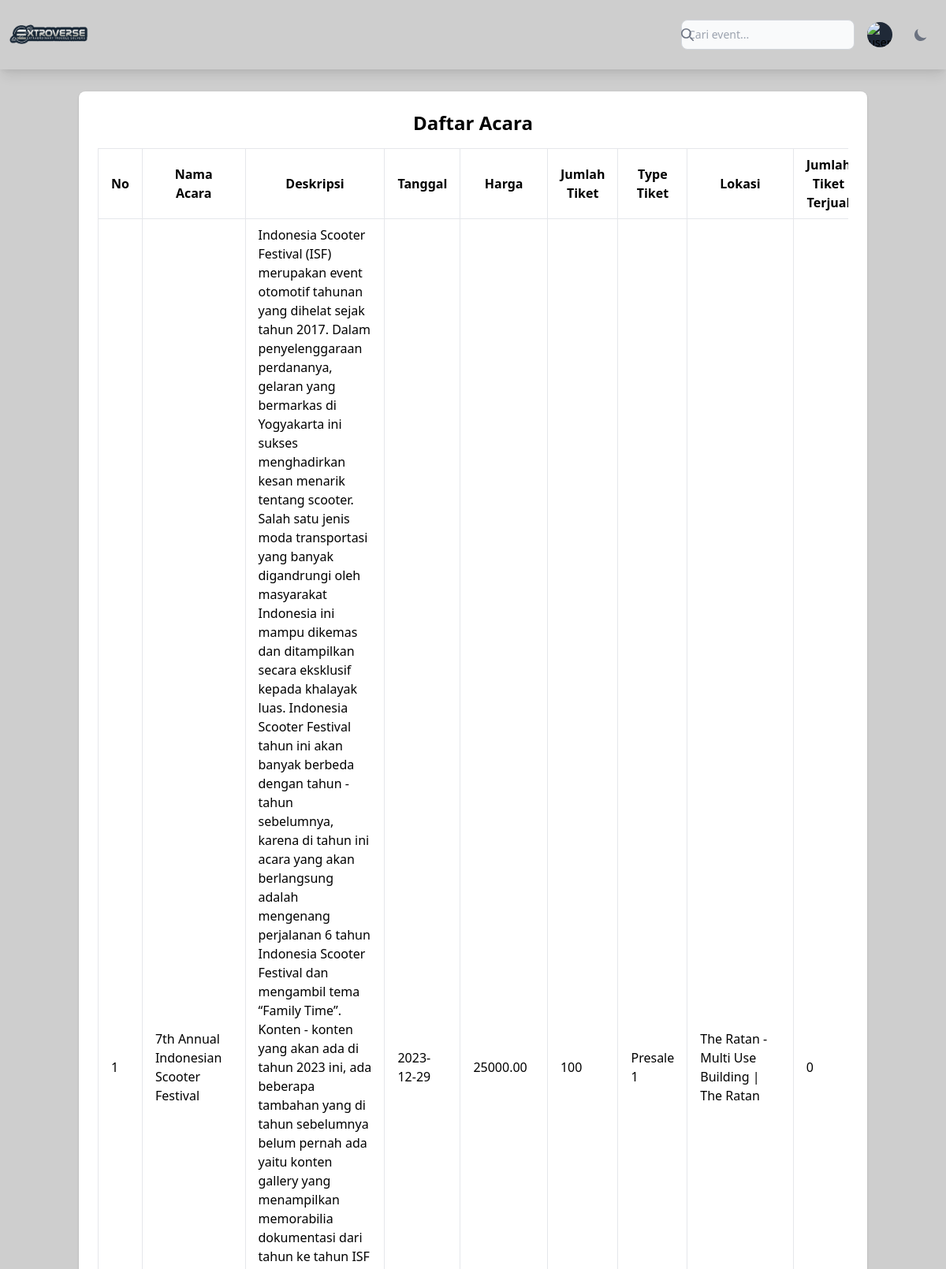
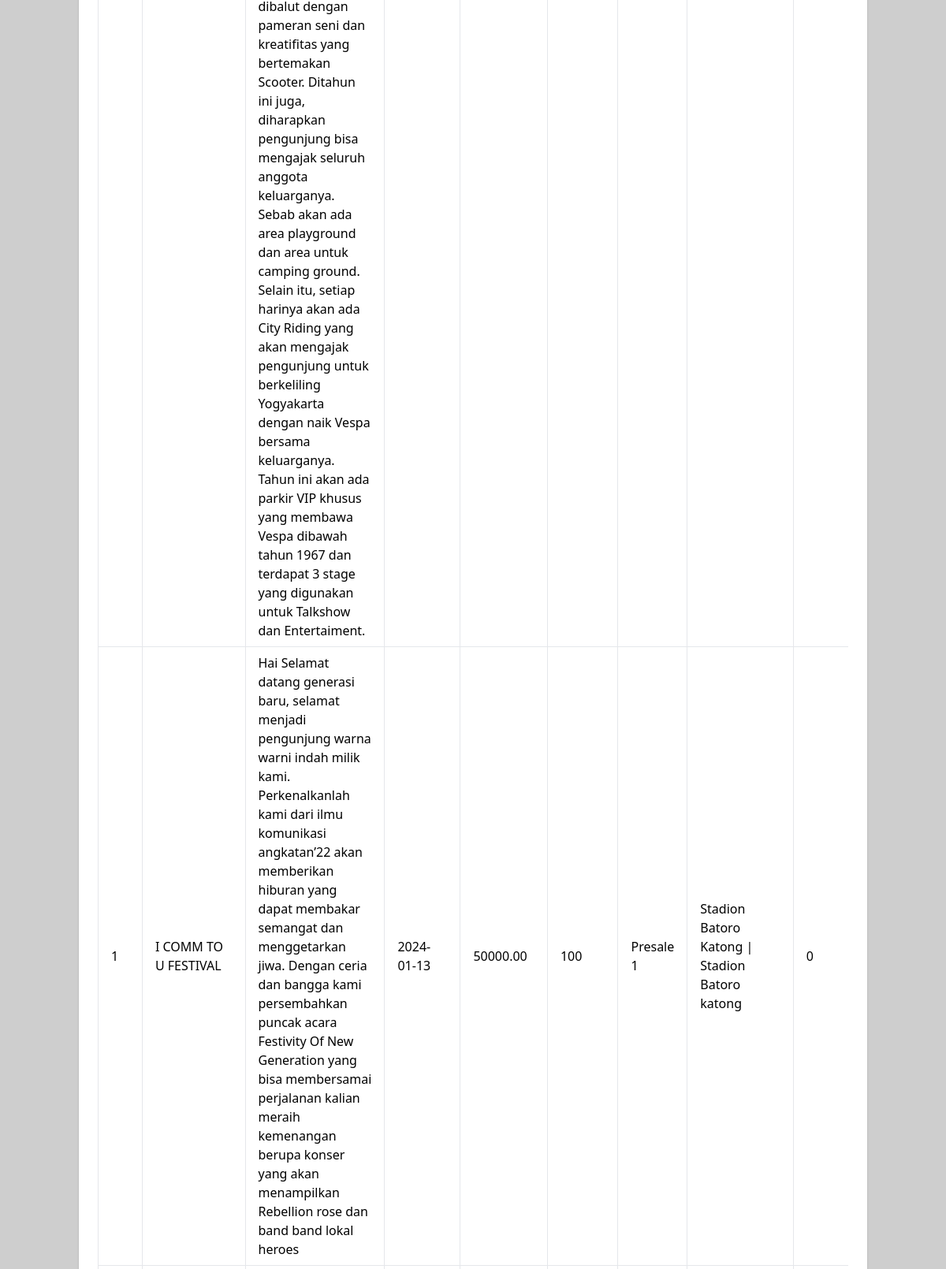
The app's page /event/daftar_acara/index.php (signed in, upper part) with its own data (2 pictures, top to bottom).
### tables this page shows
CREATE TABLE `events` (
  `event_id` int(11) NOT NULL,
  `nama_acara` varchar(255) NOT NULL,
  `deskripsi` text DEFAULT NULL,
  `tanggal` date NOT NULL,
  `harga` decimal(10,2) NOT NULL,
  `jumlah_tiket` int(11) NOT NULL,
  `lokasi` varchar(255) NOT NULL,
  `jumlah_tiket_terjual` int(11) DEFAULT 0,
  `cover_foto` varchar(255) NOT NULL,
  `tiket_type` varchar(50) DEFAULT NULL,
  `user_id` int(11) DEFAULT NULL
);

### event/daftar_acara/index.php (the view, shortened to what this page needs)
<?php
require_once "../../db.php";
$user_id = $_SESSION["user_id"];
$query = "SELECT * FROM events WHERE user_id = $user_id";
$result = mysqli_query($koneksi, $query);
?>
<!DOCTYPE html>
<html lang="en">
<head>
    <link href="https://cdn.jsdelivr.net/npm/tailwindcss@2.2.15/dist/tailwind.min.css" rel="stylesheet">
    <link rel="stylesheet" href="https://cdn.jsdelivr.net/npm/bootstrap-icons@1.10.5/font/bootstrap-icons.css">
    <link rel="stylesheet" href="https://unpkg.com/swiper/swiper-bundle.min.css" />
</head>
<body style="background: #CECECE;">
    <?php
    include "../../components/navbar.php";
    ?>
    <div class="container mx-auto p-3">
        <div class="bg-white rounded-lg shadow p-6 mt-4">
            <h3 class="text-2xl font-semibold mb-4 text-center">Daftar Acara</h3>
            <div class="min-w-full overflow-x-auto">
                <table class="table-auto min-w-full">
                    <thead>
                        <tr>
                            <th class="border px-4 py-2">No</th>
                            <th class="border px-4 py-2">Nama Acara</th>
                            <th class="border px-4 py-2">Deskripsi</th>
                            <th class="border px-4 py-2">Tanggal</th>
                            <th class="border px-4 py-2">Harga</th>
                            <th class="border px-4 py-2">Jumlah Tiket</th>
                            <th class="border px-4 py-2">Type Tiket</th>
                            <th class="border px-4 py-2">Lokasi</th>
                            <th class="border px-4 py-2">Jumlah Tiket Terjual</th>
                        </tr>
                    </thead>
                    <tbody>
                        <?php
                        $counter = 1;
                        while ($row = mysqli_fetch_assoc($result)) {
                            echo "<tr>";
                            echo "<td class='border px-4 py-2'>" . $counter . "</td>";
                            echo "<td class='border px-4 py-2'>" . $row['nama_acara'] . "</td>";
                            echo "<td class='border px-4 py-2'>" . $row['deskripsi'] . "</td>";
                            echo "<td class='border px-4 py-2'>" . $row['tanggal'] . "</td>";
                            echo "<td class='border px-4 py-2'>" . $row['harga'] . "</td>";
                            echo "<td class='border px-4 py-2'>" . $row['jumlah_tiket'] . "</td>";
                            echo "<td class='border px-4 py-2'>" . $row['tiket_type'] . "</td>";
                            echo "<td class='border px-4 py-2'>" . $row['lokasi'] . "</td>";
                            echo "<td class='border px-4 py-2'>" . $row['jumlah_tiket_terjual'] . "</td>";
                            echo "</tr>";
                        }
                        ?>
                    </tbody>
                </table>
            </div>
            <br />
        </div>
    </div>
</body>
</html>

### records on screen
events: nama_acara "7th Annual Indonesian Scooter Festival", deskripsi "Indonesia Scooter Festival (ISF) merupakan event otomotif tahunan yang dihelat sejak tahun 2017. Dalam penyelenggaraan perdananya, gelaran yang bermarkas di Yogyakarta ini sukses menghadirkan kesan menarik tentang scooter. Salah satu jenis moda transportasi yang banyak digandrungi oleh masyarakat Indonesia ini mampu dikemas dan ditampilkan secara eksklusif kepada khalayak luas. Indonesia Scooter Festival tahun ini akan banyak berbeda dengan tahun - tahun sebelumnya, karena di tahun ini acara yang akan berlangsung adalah mengenang perjalanan 6 tahun Indonesia Scooter Festival dan mengambil tema “Family Time”. Konten - konten yang akan ada di tahun 2023 ini, ada beberapa tambahan yang di…", tanggal "2023-12-29", harga "25000.00", jumlah_tiket "100", tiket_type "Presale 1", lokasi "The Ratan - Multi Use Building | The Ratan", jumlah_tiket_terjual "0"
events: nama_acara "I COMM TO U FESTIVAL", deskripsi "Hai Selamat datang generasi baru, selamat menjadi pengunjung warna warni indah milik kami. Perkenalkanlah kami dari ilmu komunikasi angkatan’22 akan memberikan hiburan yang dapat membakar semangat dan menggetarkan jiwa. Dengan ceria dan bangga kami persembahkan puncak acara Festivity Of New Generation yang bisa membersamai perjalanan kalian meraih kemenangan berupa konser yang akan menampilkan Rebellion rose dan band band lokal heroes", tanggal "2024-01-13", harga "50000.00", jumlah_tiket "100", tiket_type "Presale 1", lokasi "Stadion Batoro Katong | Stadion Batoro katong", jumlah_tiket_terjual "0"
